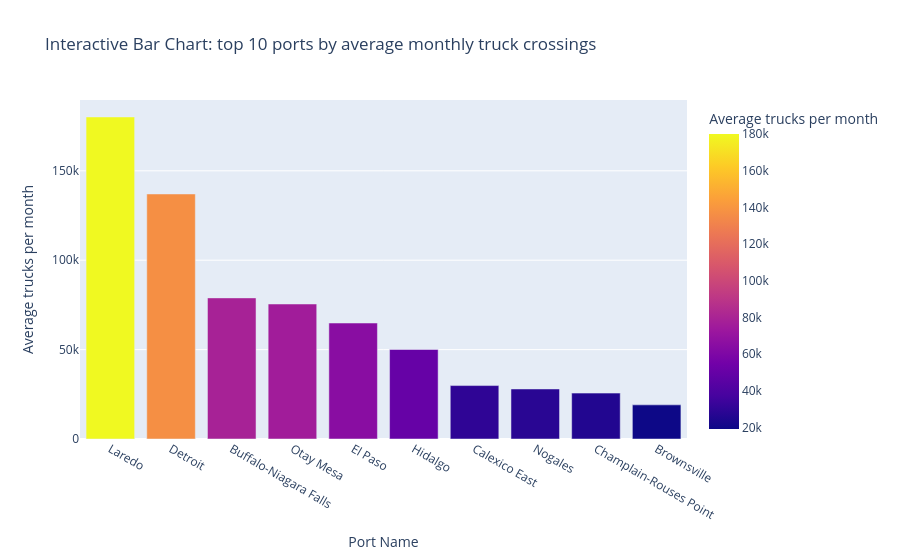

The notebook cell saved with this chart:
### Code cell
# WHAT: Aggregate to the ten busiest truck ports, then draw an interactive bar chart.
# WHY: Aggregate FIRST, plot second - a bar chart of raw rows would silently sum behind your back.

# PART 4: INTERACTIVE BAR CHART
# ============================================================================
print("\n" + "=" * 70)
print("PART 4: Interactive Bar Chart")
print("=" * 70)

print("\n✅ Example 3: Interactive Bar Chart")
print("-" * 70)

# Which ports carry the most trucks? Aggregate first, then plot.
category_data = (df.groupby('Port Name', as_index=False)['Trucks'].mean()
                   .sort_values('Trucks', ascending=False).head(10))
fig = px.bar(category_data, x='Port Name', y='Trucks',
             title='Interactive Bar Chart: top 10 ports by average monthly truck crossings',
             labels={'Trucks': 'Average trucks per month'},
             color='Trucks')
fig.show()
print("💡 Try: Hover for exact values, click legend items!")
print(category_data.to_string(index=False))

# ============================================================================

### Figure 1 — Plotly figure (JSON) as saved in the notebook; plotly's stock layout.template omitted (floating-point values rounded to 4 significant figures)
{"data": [{"hovertemplate": "Port Name=%{x}<br>Average trucks per month=%{marker.color}<extra></extra>", "legendgroup": "", "marker": {"color": [180100.0, 137000.0, 78920.0, 75500.0, 64860.0, 50050.0, 29880.0, 27980.0, 25670.0, 19090.0], "coloraxis": "coloraxis", "pattern": {"shape": ""}}, "name": "", "orientation": "v", "showlegend": false, "textposition": "auto", "type": "bar", "x": ["Laredo", "Detroit", "Buffalo-Niagara Falls", "Otay Mesa", "El Paso", "Hidalgo", "Calexico East", "Nogales", "Champlain-Rouses Point", "Brownsville"], "xaxis": "x", "y": [180100.0, 137000.0, 78920.0, 75500.0, 64860.0, 50050.0, 29880.0, 27980.0, 25670.0, 19090.0], "yaxis": "y"}], "layout": {"barmode": "relative", "coloraxis": {"colorbar": {"title": {"text": "Average trucks per month"}}, "colorscale": [[0.0, "#0d0887"], [0.1111, "#46039f"], [0.2222, "#7201a8"], [0.3333, "#9c179e"], [0.4444, "#bd3786"], [0.5556, "#d8576b"], [0.6667, "#ed7953"], [0.7778, "#fb9f3a"], [0.8889, "#fdca26"], [1.0, "#f0f921"]]}, "legend": {"tracegroupgap": 0}, "title": {"text": "Interactive Bar Chart: top 10 ports by average monthly truck crossings"}, "xaxis": {"anchor": "y", "domain": [0.0, 1.0], "title": {"text": "Port Name"}}, "yaxis": {"anchor": "x", "domain": [0.0, 1.0], "title": {"text": "Average trucks per month"}}}}
